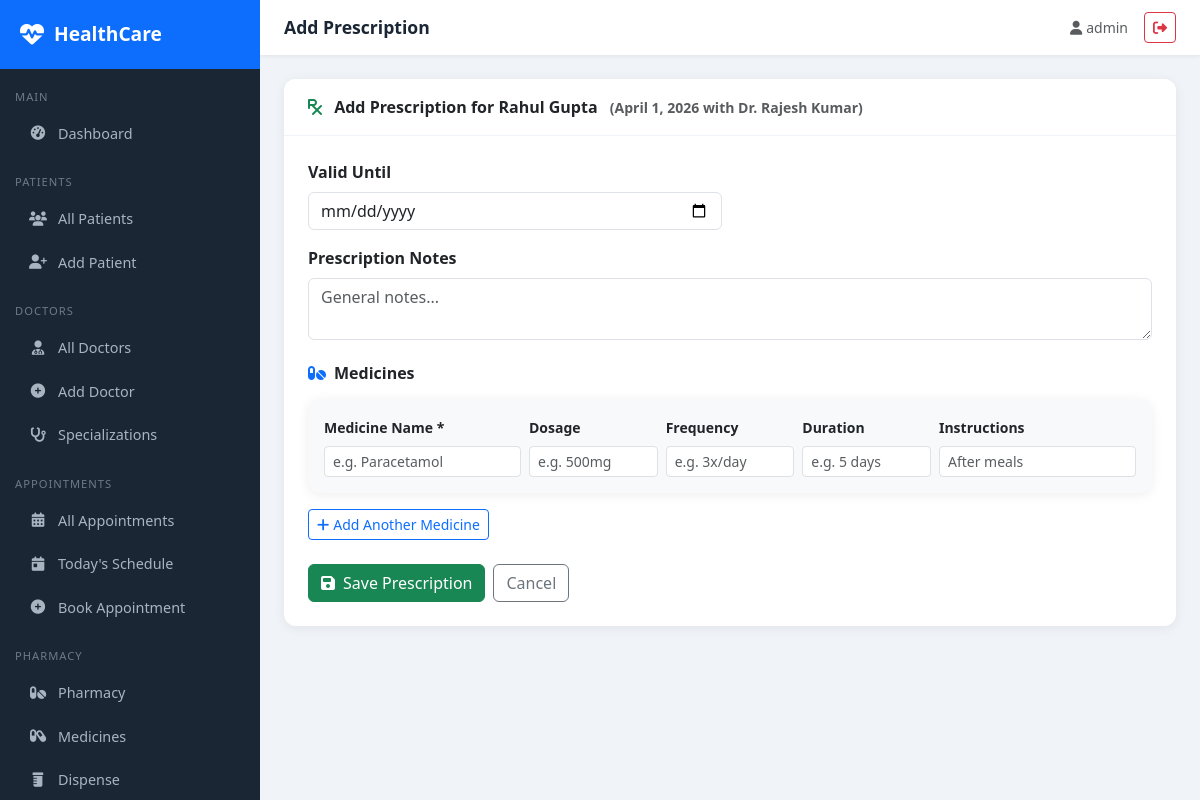
The page /appointments/1/prescription/ (signed in) on the database its author committed.
### appointments/models.py (models this page shows, shortened)
class Appointment(models.Model):
    STATUS_CHOICES = [
        ('scheduled', 'Scheduled'),
        ('confirmed', 'Confirmed'),
        ('completed', 'Completed'),
        ('cancelled', 'Cancelled'),
        ('no_show', 'No Show'),
    ]
    TYPE_CHOICES = [
        ('consultation', 'Consultation'),
        ('follow_up', 'Follow Up'),
        ('emergency', 'Emergency'),
        ('routine_checkup', 'Routine Checkup'),
        ('lab_test', 'Lab Test'),
        ('surgery', 'Surgery'),
    ]
    patient = models.ForeignKey(Patient, on_delete=models.CASCADE, related_name='appointments')
    doctor = models.ForeignKey(Doctor, on_delete=models.CASCADE, related_name='appointments')
    appointment_date = models.DateField()
    appointment_time = models.TimeField()
    appointment_type = models.CharField(max_length=30, choices=TYPE_CHOICES, default='consultation')
    status = models.CharField(max_length=20, choices=STATUS_CHOICES, default='scheduled')
    reason = models.TextField(blank=True)
    notes = models.TextField(blank=True)
    follow_up_date = models.DateField(null=True, blank=True)
    created_at = models.DateTimeField(auto_now_add=True)
    updated_at = models.DateTimeField(auto_now=True)
    class Meta:
        ordering = ['-appointment_date', '-appointment_time']

### patients/models.py (models this page shows, shortened)
class Patient(models.Model):
    BLOOD_GROUP_CHOICES = [
        ('A+', 'A+'), ('A-', 'A-'), ('B+', 'B+'), ('B-', 'B-'),
        ('O+', 'O+'), ('O-', 'O-'), ('AB+', 'AB+'), ('AB-', 'AB-'),
    ]
    GENDER_CHOICES = [('M', 'Male'), ('F', 'Female'), ('O', 'Other')]
    user = models.OneToOneField(User, on_delete=models.SET_NULL, null=True, blank=True)
    first_name = models.CharField(max_length=100)
    last_name = models.CharField(max_length=100)
    date_of_birth = models.DateField()
    gender = models.CharField(max_length=1, choices=GENDER_CHOICES)
    blood_group = models.CharField(max_length=3, choices=BLOOD_GROUP_CHOICES, blank=True)
    phone = models.CharField(max_length=15)
    email = models.EmailField(blank=True)
    address = models.TextField()
    emergency_contact_name = models.CharField(max_length=100, blank=True)
    emergency_contact_phone = models.CharField(max_length=15, blank=True)
    allergies = models.TextField(blank=True, help_text="List known allergies")
    chronic_conditions = models.TextField(blank=True)
    insurance_provider = models.CharField(max_length=100, blank=True)
    insurance_id = models.CharField(max_length=50, blank=True)
    created_at = models.DateTimeField(auto_now_add=True)
    updated_at = models.DateTimeField(auto_now=True)
    def __str__(self):
        return f"{self.first_name} {self.last_name}"

### doctors/models.py (models this page shows, shortened)
class Doctor(models.Model):
    user = models.OneToOneField(User, on_delete=models.SET_NULL, null=True, blank=True)
    first_name = models.CharField(max_length=100)
    last_name = models.CharField(max_length=100)
    specialization = models.ForeignKey(Specialization, on_delete=models.SET_NULL, null=True)
    qualification = models.CharField(max_length=200)
    experience_years = models.IntegerField(default=0)
    phone = models.CharField(max_length=15)
    email = models.EmailField()
    license_number = models.CharField(max_length=50, unique=True)
    consultation_fee = models.DecimalField(max_digits=8, decimal_places=2, default=0)
    available_days = models.CharField(max_length=100, blank=True, help_text="e.g. Mon,Tue,Wed")
    available_time_start = models.TimeField(null=True, blank=True)
    available_time_end = models.TimeField(null=True, blank=True)
    bio = models.TextField(blank=True)
    is_active = models.BooleanField(default=True)
    created_at = models.DateTimeField(auto_now_add=True)
    def __str__(self):
        return f"Dr. {self.first_name} {self.last_name}"

### appointments/views.py (the view)
# urls.py: path('<int:appointment_pk>/prescription/', views.add_prescription, name='add_prescription'),
@login_required
def add_prescription(request, appointment_pk):
    appointment = get_object_or_404(Appointment, pk=appointment_pk)
    if request.method == 'POST':
        form = PrescriptionForm(request.POST)
        if form.is_valid():
            prescription = form.save(commit=False)
            prescription.appointment = appointment
            prescription.save()
            medicines = request.POST.getlist('medicine_name')
            dosages = request.POST.getlist('dosage')
            frequencies = request.POST.getlist('frequency')
            durations = request.POST.getlist('duration')
            instructions_list = request.POST.getlist('instructions')
            for i in range(len(medicines)):
                if medicines[i]:
                    PrescriptionItem.objects.create(
                        prescription=prescription,
                        medicine_name=medicines[i],
                        dosage=dosages[i] if i < len(dosages) else '',
                        frequency=frequencies[i] if i < len(frequencies) else '',
                        duration=durations[i] if i < len(durations) else '',
                        instructions=instructions_list[i] if i < len(instructions_list) else '',
                    )
            messages.success(request, 'Prescription added successfully!')
            return redirect('appointment_detail', pk=appointment_pk)
    else:
        form = PrescriptionForm()
    return render(request, 'appointments/prescription_form.html', {'form': form, 'appointment': appointment})

### appointments/forms.py
class PrescriptionForm(forms.ModelForm):
    class Meta:
        model = Prescription
        exclude = ['appointment', 'issued_date']
        widgets = {
            'valid_until': forms.DateInput(attrs={'type': 'date'}),
            'notes': forms.Textarea(attrs={'rows': 3}),
        }

### templates/appointments/prescription_form.html (shortened to what this page needs)
{% extends 'base/base.html' %}
{% block page_title %}Add Prescription{% endblock %}
{% block content %}
<div class="card">
    <div class="card-header py-3 px-4">
        <i class="fas fa-prescription text-success me-2"></i>
        Add Prescription for <strong>{{ appointment.patient }}</strong>
        <small class="text-muted ms-2">({{ appointment.appointment_date }} with {{ appointment.doctor }})</small>
    </div>
    <div class="card-body p-4">
        <form method="post">
            <div class="row g-3 mb-4">
                <div class="col-md-6">
                    <label class="form-label fw-semibold">Valid Until</label>
                    <input type="date" name="valid_until" class="form-control">
                </div>
                <div class="col-md-12">
                    <label class="form-label fw-semibold">Prescription Notes</label>
                    <textarea name="notes" class="form-control" rows="2" placeholder="General notes..."></textarea>
                </div>
            </div>
            <h6 class="fw-bold mb-3"><i class="fas fa-pills me-2 text-primary"></i>Medicines</h6>
            <div id="medicines-container">
                <div class="medicine-row card p-3 mb-3 bg-light border-0">
                    <div class="row g-2">
                        <div class="col-md-3"><label class="form-label small fw-semibold">Medicine Name *</label><input type="text" name="medicine_name" class="form-control form-control-sm" placeholder="e.g. Paracetamol"></div>
                        <div class="col-md-2"><label class="form-label small fw-semibold">Dosage</label><input type="text" name="dosage" class="form-control form-control-sm" placeholder="e.g. 500mg"></div>
                        <div class="col-md-2"><label class="form-label small fw-semibold">Frequency</label><input type="text" name="frequency" class="form-control form-control-sm" placeholder="e.g. 3x/day"></div>
                        <div class="col-md-2"><label class="form-label small fw-semibold">Duration</label><input type="text" name="duration" class="form-control form-control-sm" placeholder="e.g. 5 days"></div>
                        <div class="col-md-3"><label class="form-label small fw-semibold">Instructions</label><input type="text" name="instructions" class="form-control form-control-sm" placeholder="After meals"></div>
                    </div>
                </div>
            </div>
            <button type="button" class="btn btn-outline-primary btn-sm mb-4" onclick="addMedicine()">
                <i class="fas fa-plus me-1"></i>Add Another Medicine
            </button>
            <div class="d-flex gap-2">
                <button type="submit" class="btn btn-success"><i class="fas fa-save me-2"></i>Save Prescription</button>
                <a href="{% url 'appointment_detail' appointment.pk %}" class="btn btn-outline-secondary">Cancel</a>
            </div>
        </form>
    </div>
</div>
{% endblock %}

### templates/base/base.html (shortened to what this page needs)
<!DOCTYPE html>
<html lang="en">
<head>
    <link href="https://cdn.jsdelivr.net/npm/bootstrap@5.3.0/dist/css/bootstrap.min.css" rel="stylesheet">
    <link href="https://cdnjs.cloudflare.com/ajax/libs/font-awesome/6.4.0/css/all.min.css" rel="stylesheet">
</head>
<body>
{% if user.is_authenticated %}
<div class="sidebar">
    <div class="sidebar-brand">
        <i class="fas fa-heartbeat"></i>
        <span>HealthCare</span>
    </div>
    <nav class="mt-2">
        <div class="nav-section">Main</div>
        <a href="{% url 'dashboard' %}" class="nav-link {% if request.resolver_match.url_name == 'dashboard' %}active{% endif %}">
            <i class="fas fa-tachometer-alt"></i> Dashboard
        </a>
        <div class="nav-section">Patients</div>
        <a href="{% url 'patient_list' %}" class="nav-link {% if 'patient' in request.resolver_match.url_name %}active{% endif %}">
            <i class="fas fa-users"></i> All Patients
        </a>
        <a href="{% url 'patient_create' %}" class="nav-link">
            <i class="fas fa-user-plus"></i> Add Patient
        </a>
        <div class="nav-section">Doctors</div>
        <a href="{% url 'doctor_list' %}" class="nav-link {% if 'doctor' in request.resolver_match.url_name %}active{% endif %}">
            <i class="fas fa-user-md"></i> All Doctors
        </a>
        <a href="{% url 'doctor_create' %}" class="nav-link">
            <i class="fas fa-plus-circle"></i> Add Doctor
        </a>
        <a href="{% url 'specialization_list' %}" class="nav-link">
            <i class="fas fa-stethoscope"></i> Specializations
        </a>
        <div class="nav-section">Appointments</div>
        <a href="{% url 'appointment_list' %}" class="nav-link {% if 'appointment' in request.resolver_match.url_name %}active{% endif %}">
            <i class="fas fa-calendar-alt"></i> All Appointments
        </a>
        <a href="{% url 'today_appointments' %}" class="nav-link">
            <i class="fas fa-calendar-day"></i> Today's Schedule
        </a>
        <a href="{% url 'appointment_create' %}" class="nav-link">
            <i class="fas fa-plus-circle"></i> Book Appointment
        </a>
        <div class="nav-section">Pharmacy</div>
        <a href="{% url 'pharmacy_dashboard' %}" class="nav-link">
            <i class="fas fa-pills"></i> Pharmacy
        </a>
        <a href="{% url 'medicine_list' %}" class="nav-link">
            <i class="fas fa-capsules"></i> Medicines
        </a>
        <a href="{% url 'dispense_medicine' %}" class="nav-link">
            <i class="fas fa-prescription-bottle"></i> Dispense
        </a>
    </nav>
</div>
<div class="main-content">
    <div class="topbar">
        <span class="topbar-title">{% block page_title %}HealthCare Portal{% endblock %}</span>
        <div class="d-flex align-items-center gap-3">
            <span class="text-muted small"><i class="fas fa-user me-1"></i>{{ user.get_full_name|default:user.username }}</span>
            <a href="{% url 'logout' %}" class="btn btn-sm btn-outline-danger"><i class="fas fa-sign-out-alt"></i></a>
        </div>
    </div>
    <div class="page-content">
        {% block content %}{% endblock %}
    </div>
</div>
{% else %}
{% block public_content %}{% endblock %}
{% endif %}
</body>
</html>

### templates/base/base.html (style rules this page uses)
:root { --primary: #0d6efd; --sidebar-bg: #1a2634; --sidebar-width: 260px; }
body { background: #f0f4f8; font-family: 'Segoe UI', sans-serif; }
.sidebar { position: fixed; top: 0; left: 0; height: 100vh; width: var(--sidebar-width); background: var(--sidebar-bg); z-index: 1000; overflow-y: auto; transition: all 0.3s; }
.sidebar-brand { padding: 20px; background: #0d6efd; color: white; font-size: 1.2rem; font-weight: 700; display: flex; align-items: center; gap: 10px; }
.sidebar-brand i { font-size: 1.5rem; }
.nav-section { padding: 10px 15px 5px; font-size: 0.7rem; color: #6c7a8a; text-transform: uppercase; letter-spacing: 1px; margin-top: 10px; }
.sidebar .nav-link { color: #a8b5c0; padding: 10px 20px; border-radius: 8px; margin: 2px 8px; display: flex; align-items: center; gap: 10px; font-size: 0.9rem; transition: all 0.2s; }
.sidebar .nav-link i { width: 20px; text-align: center; }
.main-content { margin-left: var(--sidebar-width); min-height: 100vh; }
.topbar { background: #fff; padding: 12px 24px; box-shadow: 0 1px 4px rgba(0,0,0,0.08); display: flex; justify-content: space-between; align-items: center; position: sticky; top: 0; z-index: 999; }
.topbar-title { font-weight: 600; color: #1a2634; font-size: 1.1rem; }
.page-content { padding: 24px; }
.card { border: none; border-radius: 12px; box-shadow: 0 2px 12px rgba(0,0,0,0.07); }
.card-header { background: #fff; border-bottom: 1px solid #f0f4f8; border-radius: 12px 12px 0 0 !important; font-weight: 600; }

### rows shown on the page
Appointment: patient "Rahul Gupta", appointment_date "April 1, 2026", doctor "Dr. Rajesh Kumar"

### other values the page prints
{{ user.get_full_name|default:user.username }} "admin"
